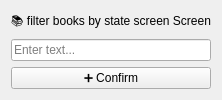
<?xml version="1.0" encoding="UTF-8"?>
<ui version="4.0">
 <class>filter_books_by_state_screen</class>
 <widget class="QWidget" name="filter_books_by_state_screen">
  <layout class="QVBoxLayout" name="verticalLayout">
   <item>
    <widget class="QLabel" name="label_heading">
     <property name="text">
      <string>📚 filter books by state screen Screen</string>
     </property>
     <property name="alignment">
      <set>Qt::AlignCenter</set>
     </property>
    </widget>
   </item>
   <item>
    <widget class="QLineEdit" name="titleInput">
     <property name="placeholderText">
      <string>Enter text...</string>
     </property>
    </widget>
   </item>
   <item>
    <widget class="QPushButton" name="saveButton">
     <property name="text">
      <string>➕ Confirm</string>
     </property>
    </widget>
   </item>
  </layout>
 </widget>
 <resources/>
 <connections/>
</ui>
